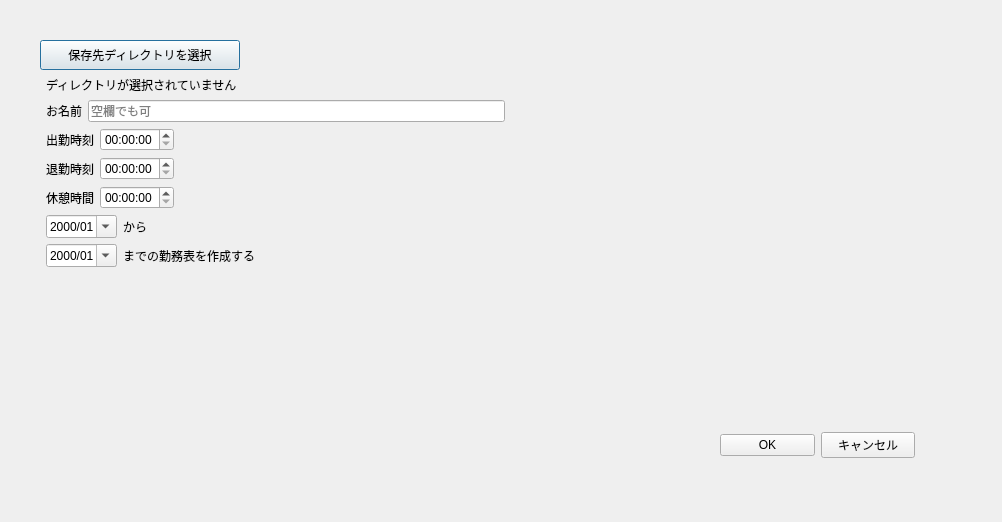
<?xml version="1.0" encoding="UTF-8"?>
<ui version="4.0">
 <class>AttendanceRecordDialog</class>
 <widget class="QDialog" name="AttendanceRecordDialog">
  <property name="geometry">
   <rect>
    <x>0</x>
    <y>0</y>
    <width>1002</width>
    <height>522</height>
   </rect>
  </property>
  <property name="windowTitle">
   <string>Dialog</string>
  </property>
  <widget class="QWidget" name="layoutWidget2">
   <property name="geometry">
    <rect>
     <x>40</x>
     <y>40</y>
     <width>881</width>
     <height>364</height>
    </rect>
   </property>
   <layout class="QFormLayout" name="formLayout">
    <item row="0" column="0" colspan="2">
     <widget class="QPushButton" name="ButtonSelectSaveDirectory">
      <property name="enabled">
       <bool>true</bool>
      </property>
      <property name="sizePolicy">
       <sizepolicy hsizetype="Minimum" vsizetype="Minimum">
        <horstretch>0</horstretch>
        <verstretch>0</verstretch>
       </sizepolicy>
      </property>
      <property name="minimumSize">
       <size>
        <width>30</width>
        <height>30</height>
       </size>
      </property>
      <property name="maximumSize">
       <size>
        <width>200</width>
        <height>50</height>
       </size>
      </property>
      <property name="layoutDirection">
       <enum>Qt::LeftToRight</enum>
      </property>
      <property name="text">
       <string>保存先ディレクトリを選択</string>
      </property>
     </widget>
    </item>
    <item row="1" column="1">
     <widget class="QLabel" name="LabelSaveDirectory">
      <property name="sizePolicy">
       <sizepolicy hsizetype="Maximum" vsizetype="Maximum">
        <horstretch>0</horstretch>
        <verstretch>0</verstretch>
       </sizepolicy>
      </property>
      <property name="maximumSize">
       <size>
        <width>1000</width>
        <height>50</height>
       </size>
      </property>
      <property name="text">
       <string>ディレクトリが選択されていません</string>
      </property>
     </widget>
    </item>
    <item row="3" column="1">
     <layout class="QHBoxLayout" name="horizontalLayout_3">
      <item>
       <widget class="QLabel" name="LabelUserName">
        <property name="maximumSize">
         <size>
          <width>200</width>
          <height>50</height>
         </size>
        </property>
        <property name="text">
         <string>お名前</string>
        </property>
       </widget>
      </item>
      <item>
       <widget class="QLineEdit" name="LineEditUserName">
        <property name="text">
         <string/>
        </property>
        <property name="placeholderText">
         <string>空欄でも可</string>
        </property>
       </widget>
      </item>
      <item>
       <spacer name="horizontalSpacer">
        <property name="orientation">
         <enum>Qt::Horizontal</enum>
        </property>
        <property name="sizeHint" stdset="0">
         <size>
          <width>40</width>
          <height>20</height>
         </size>
        </property>
       </spacer>
      </item>
     </layout>
    </item>
    <item row="4" column="1">
     <layout class="QHBoxLayout" name="horizontalLayout_4">
      <item>
       <widget class="QLabel" name="LabelAttendanceTime">
        <property name="maximumSize">
         <size>
          <width>200</width>
          <height>50</height>
         </size>
        </property>
        <property name="text">
         <string>出勤時刻</string>
        </property>
       </widget>
      </item>
      <item>
       <widget class="QTimeEdit" name="TimeEditAttendanceTime"/>
      </item>
      <item>
       <spacer name="horizontalSpacer_2">
        <property name="orientation">
         <enum>Qt::Horizontal</enum>
        </property>
        <property name="sizeHint" stdset="0">
         <size>
          <width>40</width>
          <height>20</height>
         </size>
        </property>
       </spacer>
      </item>
     </layout>
    </item>
    <item row="5" column="1">
     <layout class="QHBoxLayout" name="horizontalLayout_5">
      <item>
       <widget class="QLabel" name="LabelLeaveTime">
        <property name="maximumSize">
         <size>
          <width>200</width>
          <height>50</height>
         </size>
        </property>
        <property name="text">
         <string>退勤時刻</string>
        </property>
       </widget>
      </item>
      <item>
       <widget class="QTimeEdit" name="TimeEditLeaveTime"/>
      </item>
      <item>
       <spacer name="horizontalSpacer_3">
        <property name="orientation">
         <enum>Qt::Horizontal</enum>
        </property>
        <property name="sizeHint" stdset="0">
         <size>
          <width>40</width>
          <height>20</height>
         </size>
        </property>
       </spacer>
      </item>
     </layout>
    </item>
    <item row="6" column="1">
     <layout class="QHBoxLayout" name="horizontalLayout_6">
      <item>
       <widget class="QLabel" name="LabelBreakTime">
        <property name="maximumSize">
         <size>
          <width>200</width>
          <height>50</height>
         </size>
        </property>
        <property name="text">
         <string>休憩時間</string>
        </property>
       </widget>
      </item>
      <item>
       <widget class="QTimeEdit" name="TimeEditBreakTime"/>
      </item>
      <item>
       <spacer name="horizontalSpacer_4">
        <property name="orientation">
         <enum>Qt::Horizontal</enum>
        </property>
        <property name="sizeHint" stdset="0">
         <size>
          <width>40</width>
          <height>20</height>
         </size>
        </property>
       </spacer>
      </item>
     </layout>
    </item>
    <item row="7" column="1">
     <layout class="QHBoxLayout" name="horizontalLayout">
      <item>
       <widget class="QDateEdit" name="DateEditStartDate">
        <property name="displayFormat">
         <string>yyyy/MM</string>
        </property>
        <property name="calendarPopup">
         <bool>true</bool>
        </property>
       </widget>
      </item>
      <item>
       <widget class="QLabel" name="LabelInside">
        <property name="maximumSize">
         <size>
          <width>200</width>
          <height>50</height>
         </size>
        </property>
        <property name="text">
         <string>から</string>
        </property>
       </widget>
      </item>
      <item>
       <spacer name="horizontalSpacer_5">
        <property name="orientation">
         <enum>Qt::Horizontal</enum>
        </property>
        <property name="sizeHint" stdset="0">
         <size>
          <width>40</width>
          <height>20</height>
         </size>
        </property>
       </spacer>
      </item>
     </layout>
    </item>
    <item row="8" column="1">
     <layout class="QHBoxLayout" name="horizontalLayout_2">
      <item>
       <widget class="QDateEdit" name="DateEditEndDate">
        <property name="displayFormat">
         <string>yyyy/MM</string>
        </property>
        <property name="calendarPopup">
         <bool>true</bool>
        </property>
       </widget>
      </item>
      <item>
       <widget class="QLabel" name="LabelOutSide">
        <property name="maximumSize">
         <size>
          <width>200</width>
          <height>50</height>
         </size>
        </property>
        <property name="text">
         <string>までの勤務表を作成する</string>
        </property>
       </widget>
      </item>
      <item>
       <spacer name="horizontalSpacer_6">
        <property name="orientation">
         <enum>Qt::Horizontal</enum>
        </property>
        <property name="sizeHint" stdset="0">
         <size>
          <width>40</width>
          <height>20</height>
         </size>
        </property>
       </spacer>
      </item>
     </layout>
    </item>
    <item row="9" column="1">
     <widget class="QLabel" name="LavelErrorMessage">
      <property name="font">
       <font>
        <weight>75</weight>
        <bold>true</bold>
       </font>
      </property>
      <property name="styleSheet">
       <string notr="true">QLabel { color : red; }</string>
      </property>
      <property name="text">
       <string/>
      </property>
     </widget>
    </item>
   </layout>
  </widget>
  <widget class="QWidget" name="layoutWidget">
   <property name="geometry">
    <rect>
     <x>720</x>
     <y>430</y>
     <width>195</width>
     <height>30</height>
    </rect>
   </property>
   <layout class="QHBoxLayout" name="horizontalLayout_7">
    <item>
     <widget class="QPushButton" name="ButtonAccept">
      <property name="text">
       <string>OK</string>
      </property>
     </widget>
    </item>
    <item>
     <widget class="QPushButton" name="ButtonCancel">
      <property name="text">
       <string>キャンセル</string>
      </property>
     </widget>
    </item>
   </layout>
  </widget>
 </widget>
 <resources/>
 <connections/>
</ui>
